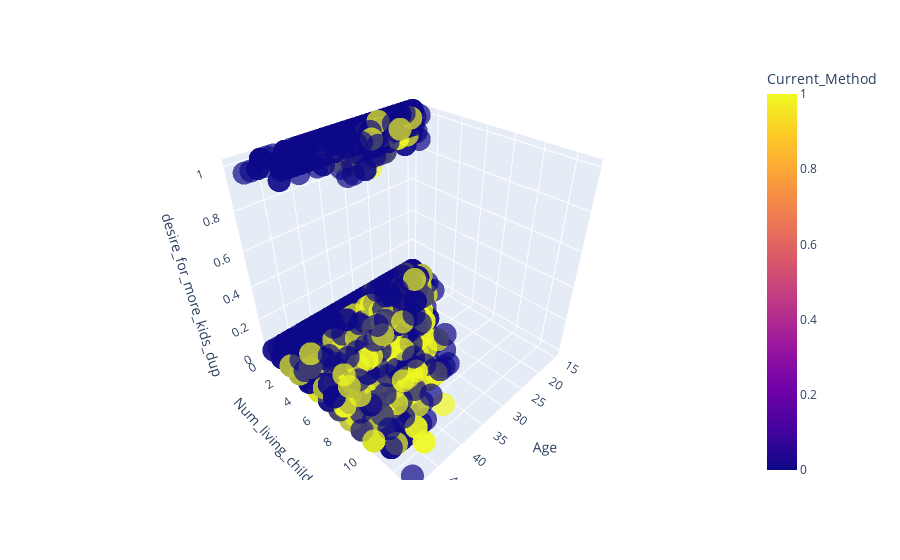

Write notebook code for a chart like this one.
### Code cell
import plotly.express as px
fig = px.scatter_3d(df, x='Age', y='Num_living_children', z='desire_for_more_kids_dup',
              color='Current_Method', opacity=0.7)
fig.show()

### Figure 1 — Plotly figure (JSON) as saved in the notebook; plotly's stock layout.template omitted (floating-point values rounded to 4 significant figures; data arrays with more than 128 entries replaced by an {"elided": "..."} marker saying what was removed)
{"data": [{"hovertemplate": "Age=%{x}<br>Num_living_children=%{y}<br>desire_for_more_kids_dup=%{z}<br>Current_Method=%{marker.color}<extra></extra>", "legendgroup": "", "marker": {"color": {"elided": "7280 int values"}, "coloraxis": "coloraxis", "opacity": 0.7, "symbol": "circle"}, "mode": "markers", "name": "", "scene": "scene", "showlegend": false, "type": "scatter3d", "x": {"elided": "7280 int values"}, "y": {"elided": "7280 int values"}, "z": {"elided": "7280 int values"}}], "layout": {"coloraxis": {"colorbar": {"title": {"text": "Current_Method"}}, "colorscale": [[0, "#0d0887"], [0.1111, "#46039f"], [0.2222, "#7201a8"], [0.3333, "#9c179e"], [0.4444, "#bd3786"], [0.5556, "#d8576b"], [0.6667, "#ed7953"], [0.7778, "#fb9f3a"], [0.8889, "#fdca26"], [1, "#f0f921"]]}, "legend": {"tracegroupgap": 0}, "margin": {"t": 60}, "scene": {"domain": {"x": [0, 1], "y": [0, 1]}, "xaxis": {"title": {"text": "Age"}}, "yaxis": {"title": {"text": "Num_living_children"}}, "zaxis": {"title": {"text": "desire_for_more_kids_dup"}}}}}
